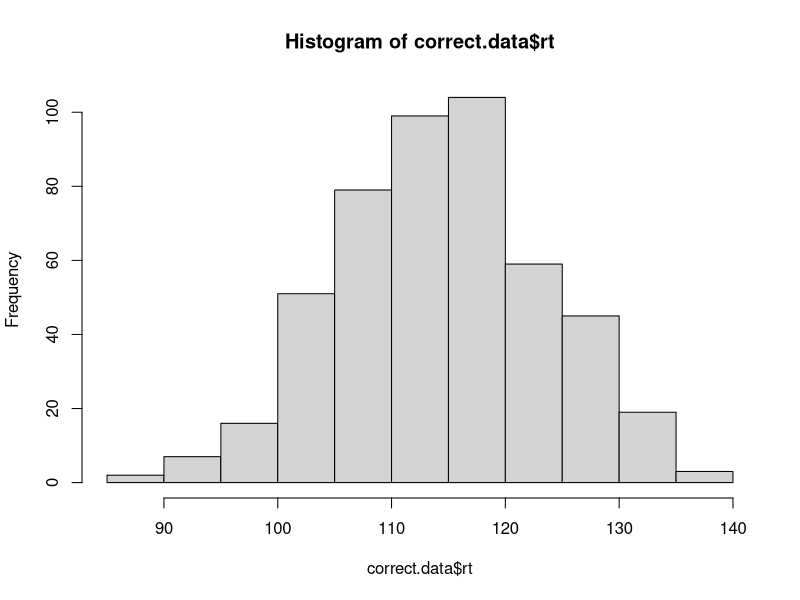
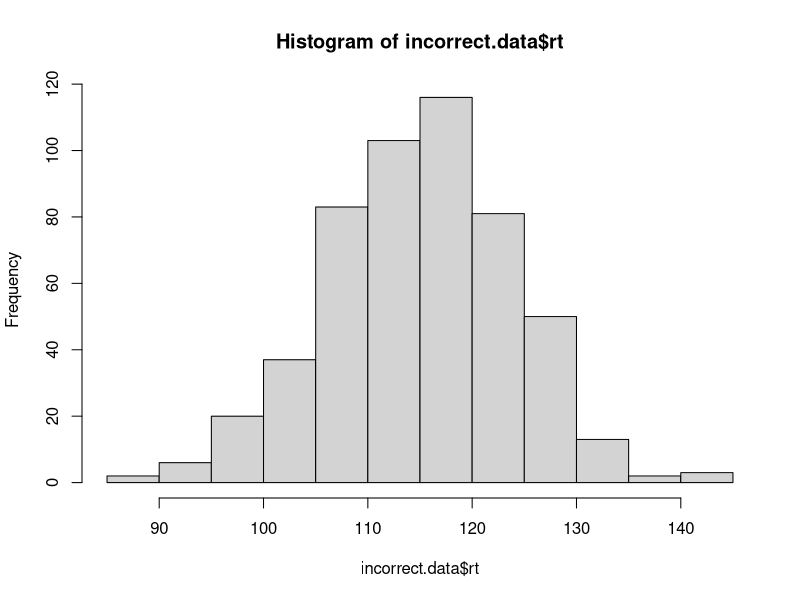

Source code (R) for these figures, in order:
# implement the model by filling in the function below
# the model should return a data frame with two columns: correct and rt
# the correct column should be TRUE or FALSE, and rt should contain the
# number of steps it took to reach the criterion.

# note that the function takes four arguments:
# samples is the number of samples to draw from the model
# rate.1 is the evidence accumulation rate for the correct response (default value is 40)
# rate.1 is the evidence accumulation rate for the incorrect response (default value is 40)
# criterion is the threshold for a response (default value is 3)

# one oddity: note that higher values for rate.1 and rate.2 will actually produce slower RTs.
# this is because the rate parameter is controlling the rate of decay of the exponential distribution,
# so faster rates mean that less evidence is likely to accumulate on each step. we could make
# these parameters more intuitive by taking 1/rate.1 and 1/rate.2 as the values to rexp().

accumulator.model <- function(samples, rate.1=40, rate.2=40, criterion=3) {
  output <- data.frame(matrix(ncol = 2, nrow = 0))
  
  for (i in seq(from = 1, to = samples)) {
    int.ev.sig.1 <- 0
    int.ev.sig.2 <- 0
    rt <- 0
    while ((-criterion <= int.ev.sig.2) && (int.ev.sig.1 <= criterion)) {
      new.ev.1 <- rexp(1, rate = rate.1)
      new.ev.2 <- rexp(1, rate = rate.2)
      int.ev.sig.1 <- int.ev.sig.1 + new.ev.1
      int.ev.sig.2 <- int.ev.sig.2 - new.ev.2
      rt <- rt + 1
    }
    correct = TRUE
    if (((-1)*(int.ev.sig.2 - criterion)) > (int.ev.sig.1 + criterion)) {
      correct = FALSE
    } 
    output <- rbind(output, data.frame(correct, rt))
  }
  output <- setNames(output, c("correct", "rt"))
  return(output)
}

# test the model ####

# if the model is working correctly, then the line below should generate a data frame with 
# 1000 samples and about half of the samples should be correct. the average rt will probably
# be around 112, but might vary from that by a bit.

initial.test <- accumulator.model(1000)
sum(initial.test$correct) / length(initial.test$correct) # should be close to 0.5
mean(initial.test$rt) # should be about 112

# visualize the RT distributions ####

# we can use dplyr to filter the data and visualize the correct and incorrect RT distributions

library(dplyr)

correct.data <- initial.test %>% filter(correct==TRUE)
incorrect.data <- initial.test %>% filter(correct==FALSE)

hist(correct.data$rt)
hist(incorrect.data$rt)
